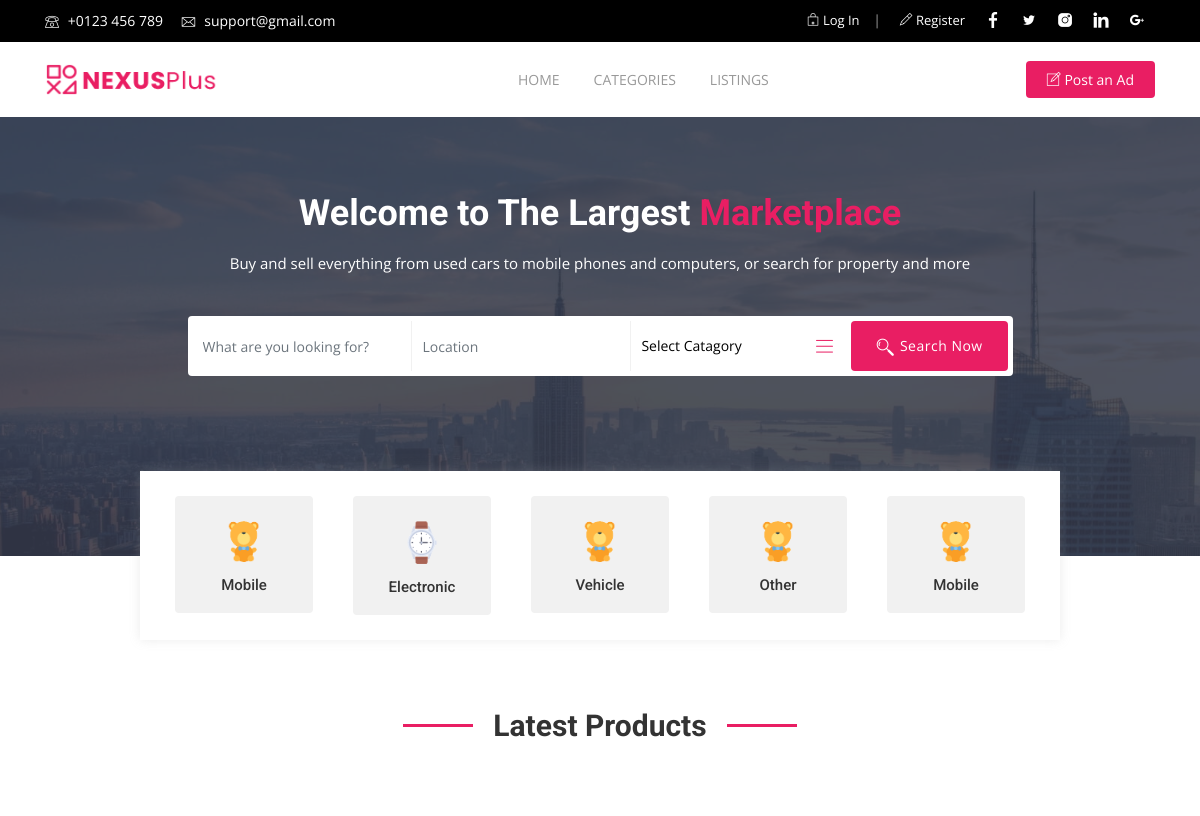
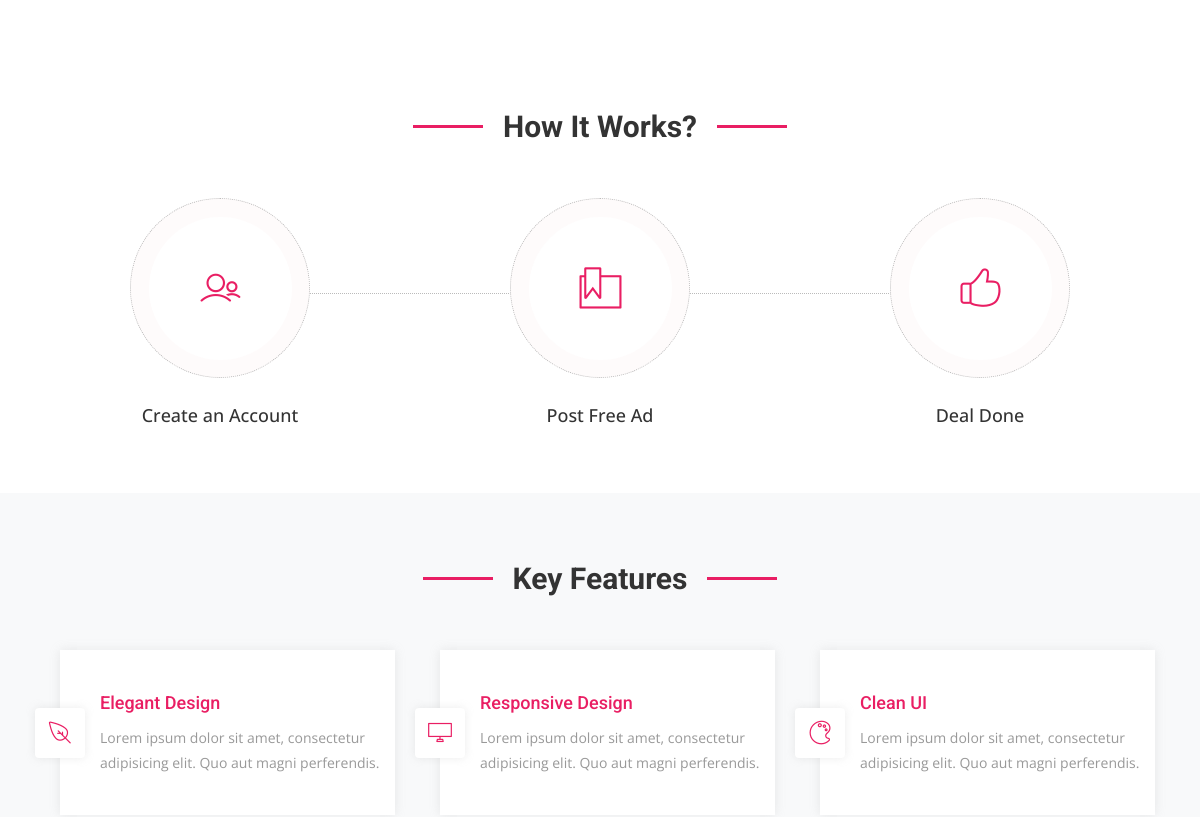
The app's page / (upper part), older data (2 pictures, top to bottom).
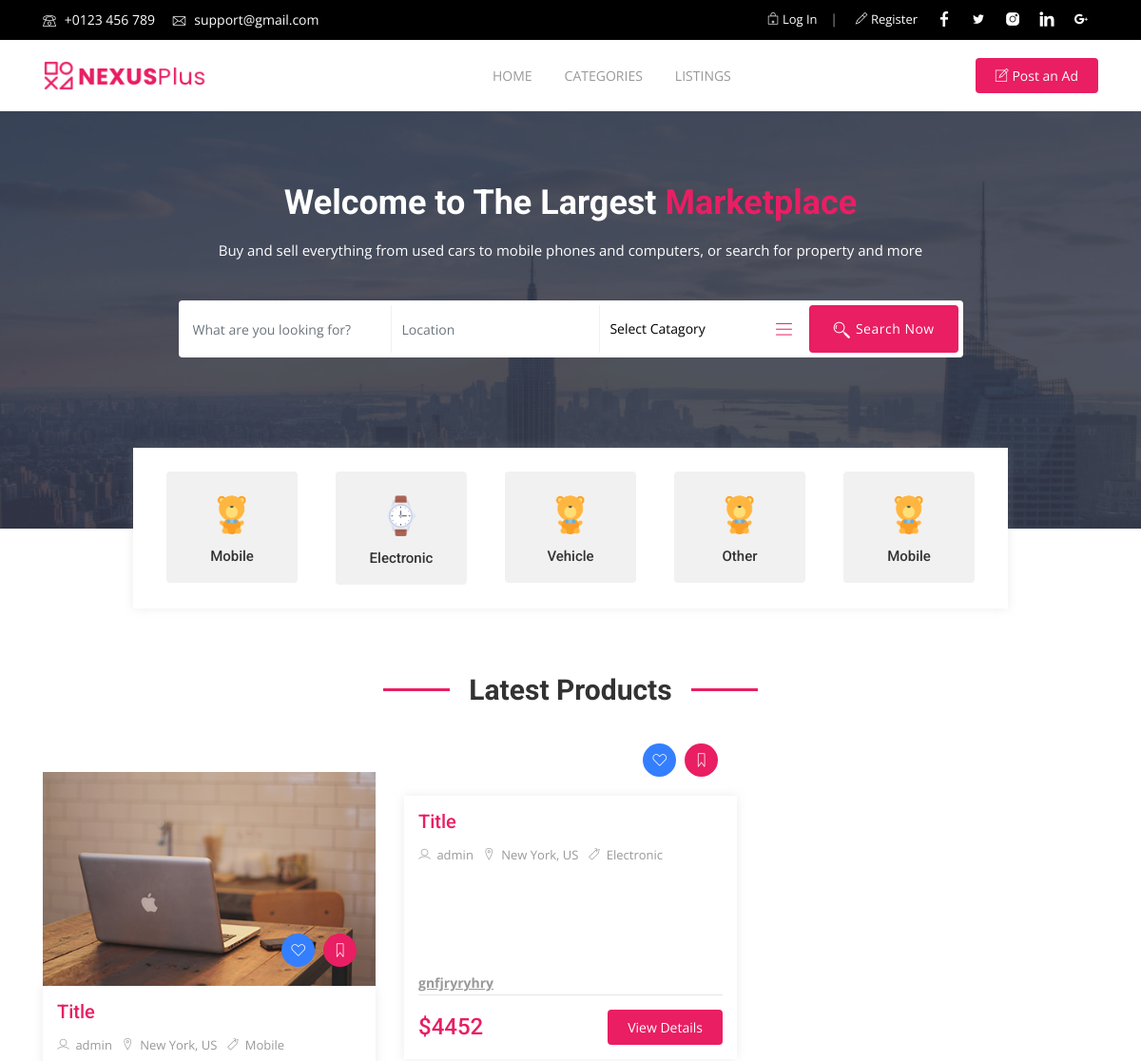
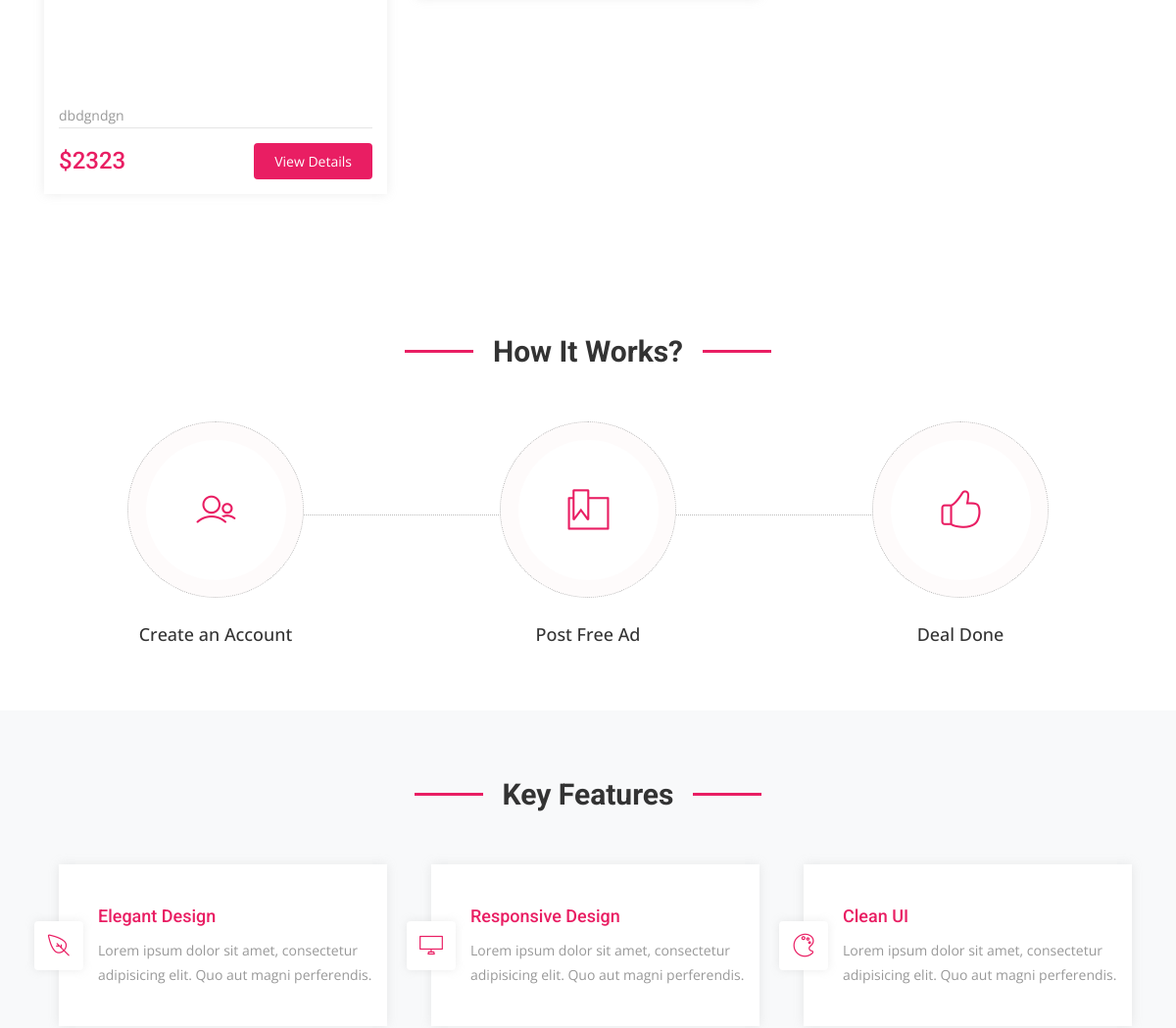
The same page, newer data (2 pictures, top to bottom).
### core/models.py (models this page shows, shortened)
class Category(models.Model):
    class Meta:
        verbose_name = "Category"
        verbose_name_plural = "Categories"
    title = models.CharField(max_length=255)
    image = models.ImageField(verbose_name="Category Image", upload_to="category_images",
                              default="category_images/default.png")

class Ad(models.Model):
    user = models.ForeignKey(User, on_delete=models.CASCADE)
    category = models.ForeignKey(Category, on_delete=models.CASCADE)
    title = models.CharField(max_length=255, verbose_name="Ad title")
    price = models.IntegerField(verbose_name="Ad price")
    description = models.TextField(verbose_name="Ad description")
    featured = models.BooleanField(default=False)
    created_at = models.DateTimeField(auto_now=True)
    @property
    def first_image_or_default(self):
        return self.ad_images.all()[0].image.url if self.ad_images.count() > 0 else "/media/ad_images/default.jpg"

### accounts/models.py (models this page shows, shortened)
class User(AbstractUser):
    username = models.CharField(
        'username',
        max_length=50,
        unique=True,
        help_text='Required. 50 characters or fewer. Letters, digits and @/./+/-/_ only.',
        error_messages={
            'unique': "A user with that username already exists.",
        },
    )
    email = models.EmailField(unique=True, blank=False,
                              error_messages={
                                  'unique': "A user with that email already exists.",
                              })
    about = models.TextField(blank=True)
    phone = models.CharField(max_length=20, blank=True, verbose_name="Contact number")
    USERNAME_FIELD = "email"
    REQUIRED_FIELDS = ["username"]

### core/views.py (the view)
# urls.py: path('', IndexView.as_view(), name="home"),
class IndexView(ListView):
    template_name = "index.html"
    model = Ad
    context_object_name = "ads"
    def get_queryset(self):
        return self.model.objects.select_related("user").select_related("category").order_by("-created_at")[:6]
    def get_context_data(self, **kwargs):
        context = super(IndexView, self).get_context_data(**kwargs)
        context['categories'] = Category.objects.all()
        context['featured_products'] = Ad.objects.filter(featured=True)
        return context

### templates/index.html (shortened to what the changed rows need)
{% extends 'base.html' %}
{% block content %}
    <div id="hero-area">
        <div class="container">
            <div class="row justify-content-center">
                <div class="col-md-12 col-lg-9 col-xs-12 text-center">
                    <div class="contents">
                        <h1 class="head-title">Welcome to The Largest <span class="year">Marketplace</span></h1>
                    </div>
                </div>
            </div>
        </div>
    </div>
    <section id="categories">
        <div class="container">
            <div class="row justify-content-center">
                <div class="col-lg-10 col-md-12 col-xs-12">
                    <div id="categories-icon-slider" class="categories-wrapper owl-carousel owl-theme">
                        {% for category in categories %}
                            <div class="item">
                                <a href="#">
                                    <div class="category-icon-item">
                                        <div class="icon-box">
                                            <div class="icon">
                                                <img src="{{ category.image.url }}" alt="">
                                            </div>
                                            <h4>{{ category.title }}</h4>
                                        </div>
                                    </div>
                                </a>
                            </div>
                        {% endfor %}
                    </div>
                </div>
            </div>
        </div>
    </section>
    <section class="featured section-padding">
        <div class="container">
            <h1 class="section-title">Latest Products</h1>
            <div class="row">
                {% for ad in ads %}
                    <div class="col-xs-6 col-sm-6 col-md-6 col-lg-4">
                        <div class="featured-box">
                            <figure>
                                <div class="icon">
                                    <span class="bg-green"><i class="lni-heart"></i></span>
                                    <span><i class="lni-bookmark"></i></span>
                                </div>
                                <a href="#">
                                    <img class="img-fluid" style="width: 350px; max-height: 225px"
                                                 src="{{ ad.first_image_or_default }}" alt="">
                                </a>
                            </figure>
                            <div class="feature-content">
                                <h4><a href="{% url 'ads:ad.details' ad.id %}">{{ ad.title }}</a></h4>
                                <div class="meta-tag">
                                    <span>
                                        <a href="#"><i class="lni-user"></i> {{ ad.user.username }}</a>
                                    </span>
                                    <span>
                                        <a href="#"><i class="lni-map-marker"></i> New York, US</a>
                                    </span>
                                    <span>
                                        <a href="#"><i class="lni-tag"></i> {{ ad.category.title }}</a>
                                    </span>
                                </div>
                                <p class="dsc" style="min-width: 320px; min-height: 80px">{{ ad.description|safe }}</p>
                                <div class="listing-bottom">
                                    <h3 class="price float-left">${{ ad.price }}</h3>
                                    <a href="{% url 'ads:ad.details' ad.id %}" class="btn btn-common float-right">View
                                        Details</a>
                                </div>
                            </div>
                        </div>
                    </div>
                {% endfor %}
            </div>
        </div>
    </section>
{% endblock %}

Row changes from the older to the newer data that the page shows:
added Ad: title "Title", user.username "admin", category "Mobile", description "dbdgndgn", price "2323"
added Ad: title "Title", user.username "admin", category "Electronic", description "gnfjryryhry", price "4452"
